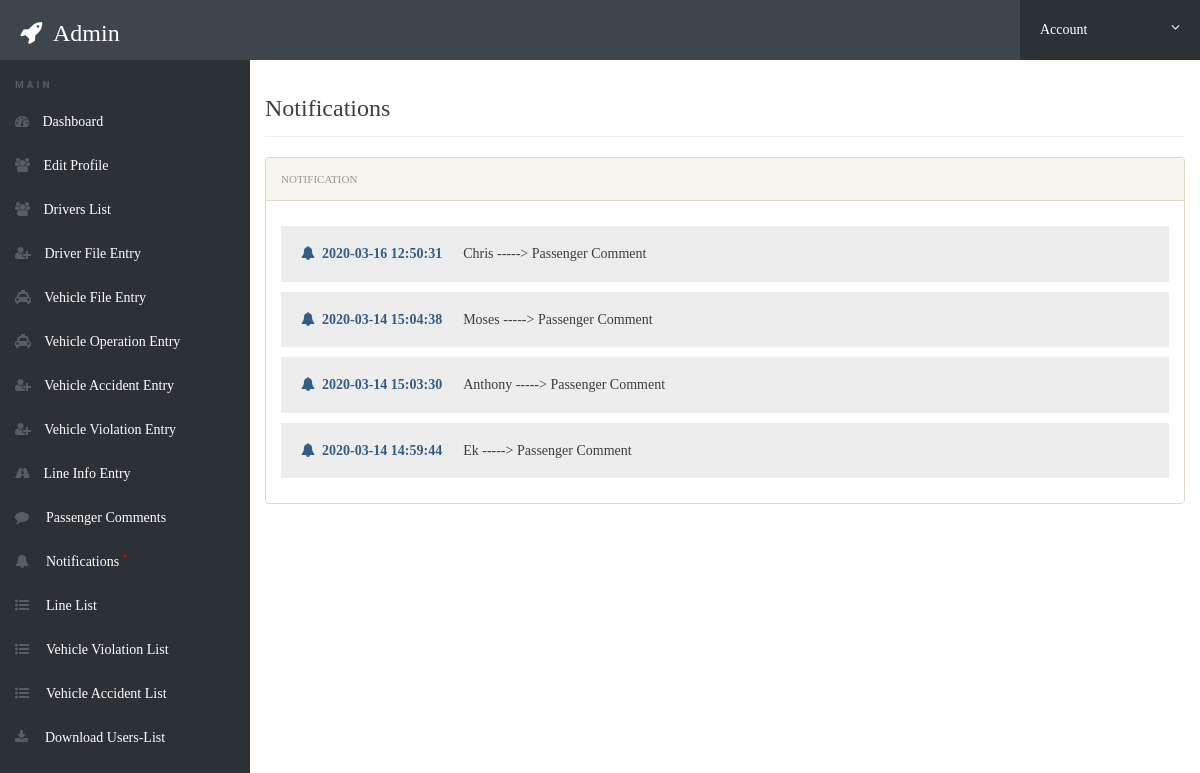
The app's page /admin/notification.php (signed in) with its own data.
### tables this page shows
CREATE TABLE `notification` (
  `id` int(11) NOT NULL,
  `user` varchar(50) NOT NULL,
  `receiver` varchar(50) NOT NULL,
  `type` varchar(50) NOT NULL,
  `time` timestamp NOT NULL DEFAULT CURRENT_TIMESTAMP
);

### admin/notification.php (the view, shortened to what this page needs)
<?php
include('includes/config.php');
if(strlen($_SESSION['alogin'])==0)
	{
header('location:index.php');
}
else{
?>
<!doctype html>
<html lang="en" class="no-js">
<head>
	<link rel="stylesheet" href="css/font-awesome.min.css">
	<link rel="stylesheet" href="css/bootstrap.min.css">
	<link rel="stylesheet" href="css/dataTables.bootstrap.min.css">
	<link rel="stylesheet" href="css/bootstrap-social.css">
	<link rel="stylesheet" href="css/bootstrap-select.css">
	<link rel="stylesheet" href="css/fileinput.min.css">
	<link rel="stylesheet" href="css/awesome-bootstrap-checkbox.css">
	<link rel="stylesheet" href="css/style.css">
</head>
<body>
	<?php include('includes/header.php');?>
	<div class="ts-main-content">
	<?php include('includes/leftbar.php');?>
		<div class="content-wrapper">
			<div class="container-fluid">
				<div class="row">
					<div class="col-md-12">
						<h3 class="page-title">Notifications</h3>
						<div class="row">
							<div class="col-md-12">
								<div class="panel panel-default">
									<div class="panel-heading">Notification</div>
									   <div class="panel-body">
<?php
$reciever = ucfirst($_SESSION['alogin']);
$sql = "SELECT * FROM `notification` WHERE receiver = '$reciever' order by time DESC ";
$results = @mysqli_query($conn, $sql);
$cnt=1;
if(mysqli_num_rows($results) > 0)
{
foreach($results as $result)
{				?>
        <h5 style="background:#ededed;padding:20px;"><i class="fa fa-bell text-primary"></i>&nbsp;&nbsp;<b class="text-primary"><?php echo htmlentities($result['time']);?></b> &nbsp;&nbsp;&nbsp;&nbsp;&nbsp;<?php echo htmlentities($result['user']);?> -----> <?php echo htmlentities($result['type']);?></h5>
                       <?php $cnt=$cnt+1; }} ?>
                                        </div>
                                    </div>
                                </div>
                            </div>
                        </div>
                    </div>
                </div>
            </div>
        </div>
</body>
</html>
<?php } ?>

### admin/css/style.css (style rules this page uses)
html { font-size: 14px; }
@media only screen and (min-width: 480px) { html { font-size: 17px; } }
@media only screen and (min-width: 768px) { html { font-size: 14px; } }
body { font-size: 1em; }
.panel { overflow: hidden; }
.page-title { padding-bottom: 15px; margin-bottom: 20px; border-bottom: 1px solid #f0f0f0; }
.ts-main-content .content-wrapper { padding-top: 15px; margin-top: 60px; }
@media only screen and (min-width: 992px) { .ts-main-content .content-wrapper { margin-left: 250px; } }
.page-title { font-family: 'Mali', cursive; }
.panel-heading, td, tr, h5 { font-family: 'Lovers Quarrel', cursive; }
.pull-left,h3 { font-family: 'Sevillana', cursive; }

### records on screen
notification: time "2020-03-16 12:50:31", user "Chris", type "Passenger Comment"
notification: time "2020-03-14 15:04:38", user "Moses", type "Passenger Comment"
notification: time "2020-03-14 15:03:30", user "Anthony", type "Passenger Comment"
notification: time "2020-03-14 14:59:44", user "Ek", type "Passenger Comment"

### other values on screen
$_SESSION['alogin'] "Admin"
